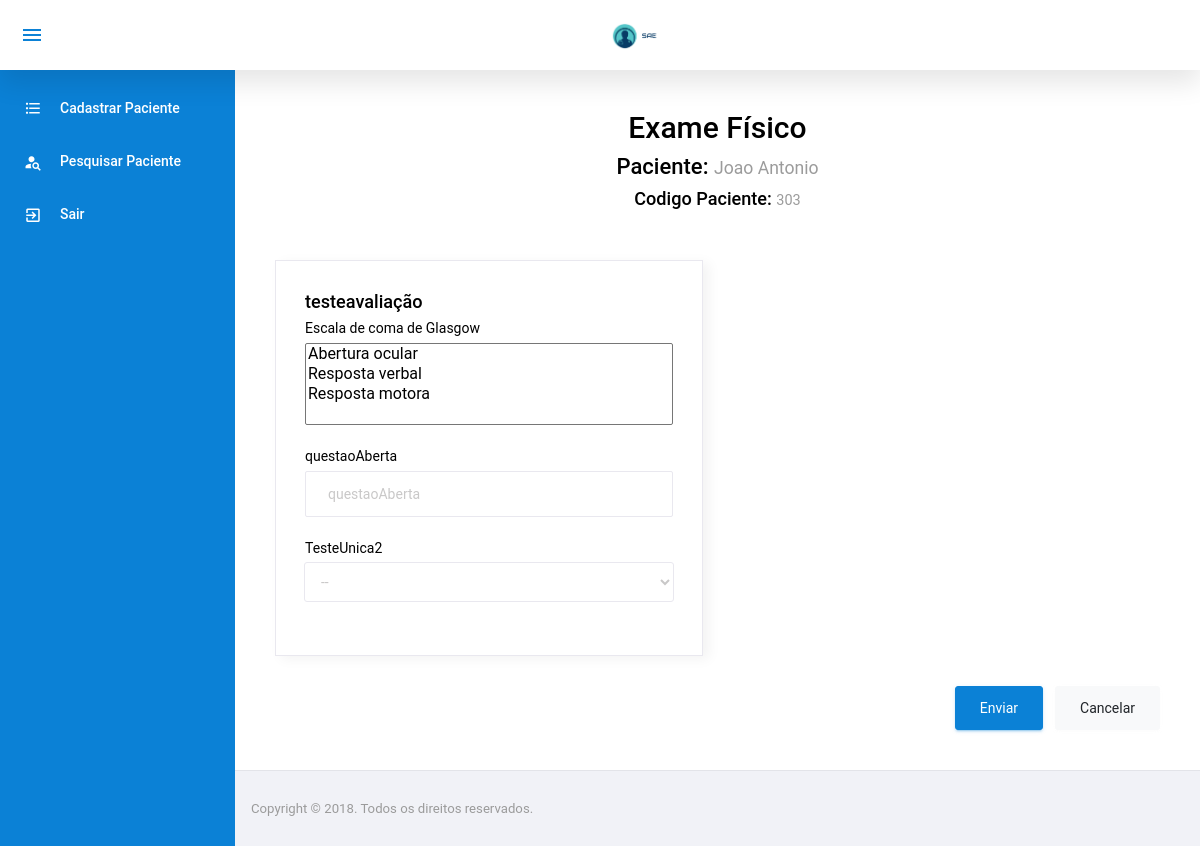
The app's page /exameFisico/ExameFisico.php?idPaciente=34 (signed in) with its own data.
### tables this page shows
CREATE TABLE `paciente` (
  `IdPaciente` int(11) NOT NULL,
  `Nome` varchar(100) NOT NULL,
  `IdUnidadeInternacao` tinyint(4) NOT NULL,
  `IdTipoPaciente` tinyint(4) NOT NULL,
  `CodigoPaciente` int(11) NOT NULL
);

CREATE TABLE `formulario` (
  `IdFormulario` int(11) NOT NULL,
  `Descricao` varchar(100) NOT NULL
);

CREATE TABLE `avaliacao` (
  `IdAvaliacao` int(11) NOT NULL,
  `Descricao` varchar(100) NOT NULL
);

CREATE TABLE `aplicacao` (
  `IdAplicacao` int(11) NOT NULL,
  `IdAvaliacao` int(11) NOT NULL,
  `IdFormulario` int(11) NOT NULL
);

CREATE TABLE `questao` (
  `IdQuestao` int(11) NOT NULL,
  `IdTipoQuestao` tinyint(4) NOT NULL,
  `Descricao` varchar(300) NOT NULL,
  `PossuiOutro` char(1) NOT NULL
);

CREATE TABLE `avaliacaoquestao` (
  `IdQuestao` int(11) NOT NULL,
  `IdAvaliacao` int(11) NOT NULL
);

### config/BD.php (called while the page is built, shortened)
<?php
	class BancoDados{
		public static function obterConexao(){
			if(isset($conexao) == false){
				$conexao = new PDO("mysql:dbname=u989534060_sae;host=localhost","root","",array(PDO::MYSQL_ATTR_INIT_COMMAND => "SET NAMES utf8"));
				$conexao->setAttribute(PDO::ATTR_ERRMODE, PDO::ERRMODE_EXCEPTION);
			}
			return $conexao;
		}
	}
?>

### model/PacienteModel.php (called while the page is built, shortened)
<?php
	require_once $_SERVER["DOCUMENT_ROOT"] . "/sae/config/BD.php";
	class PacienteModel{
		private $bd;
		 function __construct(){
		 	$this->bd = BancoDados::obterConexao();
		 }
         public function listarID($idPaciente){
            $listarUm = $this->bd->prepare("SELECT * from paciente where idPaciente = :idPaciente");
            $listarUm->bindParam(":idPaciente", $idPaciente, PDO::PARAM_INT);
            $listarUm->execute();
            $res = $listarUm->fetch(PDO::FETCH_ASSOC);
            return $res;
         }
	}
?>

### model/FormularioModel.php (called while the page is built, shortened)
<?php
	require_once $_SERVER["DOCUMENT_ROOT"] . "/sae/config/BD.php";
	class FormularioModel{
		private $bd;
		 function __construct(){
		 	$this->bd = BancoDados::obterConexao();
		 }
		 public function listarTodasAvaliacoes($idFormulario){
			$listarTodasAvaliacoes = $this->bd->query("SELECT * FROM formulario INNER JOIN aplicacao ON aplicacao.IdFormulario = formulario.IdFormulario
										INNER JOIN avaliacao on avaliacao.IdAvaliacao = aplicacao.IdAvaliacao
										INNER JOIN avaliacaoquestao on avaliacaoquestao.IdAvaliacao = avaliacao.IdAvaliacao
										WHERE formulario.IdFormulario = " . $idFormulario . "  GROUP BY avaliacao.Descricao");
			$res = $listarTodasAvaliacoes->fetchAll(PDO::FETCH_ASSOC);
			return $res;
		}
	}
?>

### model/FormularioAvaliacaoModel.php (called while the page is built, shortened)
<?php
	require_once $_SERVER["DOCUMENT_ROOT"] . "/sae/config/BD.php";
	class FormularioAvaliacaoModel{
		private $bd;
		 function __construct(){
		 	$this->bd = BancoDados::obterConexao();
		 }
		 public function listarTodasQuestoesAplicacao($idAplicacao){
			$listarTodasQuestoesAplicacao = $this->bd->query("SELECT * FROM aplicacao
			INNER JOIN avaliacao ON avaliacao.IdAvaliacao = aplicacao.IdAvaliacao
			INNER JOIN avaliacaoquestao ON avaliacaoquestao.IdAvaliacao = avaliacao.IdAvaliacao
			INNER JOIN questao ON questao.IdQuestao = avaliacaoquestao.IdQuestao WHERE aplicacao.IdAplicacao = " . $idAplicacao);
			$res = $listarTodasQuestoesAplicacao->fetchAll(PDO::FETCH_ASSOC);
			return $res;
		 }
	}
?>

### model/QuestaoModel.php (called while the page is built, shortened)
<?php
	require_once $_SERVER["DOCUMENT_ROOT"] . "/sae/config/BD.php";
	class QuestaoModel{
		private $bd;
		 function __construct(){
		 	$this->bd = BancoDados::obterConexao();
		 }
		public function listarAfirmativas($idQuestao){
			$listarAfirmativas = $this->bd->query("SELECT * from questaoafirmativa WHERE idQuestao = " . $idQuestao);
			$listarAfirmativas->bindParam(":idQuestao", $idQuestao);
			$res = $listarAfirmativas->fetchAll(PDO::FETCH_ASSOC);
			return $res;
		}
		public function listarID($idQuestao){
            $listarUm = $this->bd->prepare("SELECT * from questao where idQuestao = :idQuestao");
            $listarUm->bindParam(":idQuestao", $idQuestao, PDO::PARAM_INT);
            $listarUm->execute();
            $res = $listarUm->fetch(PDO::FETCH_ASSOC);
            return $res;
         }
	}
?>

### model/AfirmativaModel.php (called while the page is built, shortened)
<?php
	require_once $_SERVER["DOCUMENT_ROOT"] . "/sae/config/BD.php";
	class AfirmativaModel{
		private $bd;
		 function __construct(){
		 	$this->bd = BancoDados::obterConexao();
		 }
         public function listarID($idAfirmativa){
            $listarUm = $this->bd->prepare("SELECT * from afirmativa where idAfirmativa = :idAfirmativa");
            $listarUm->bindParam(":idAfirmativa", $idAfirmativa, PDO::PARAM_INT);
            $listarUm->execute();
            $res = $listarUm->fetch(PDO::FETCH_ASSOC);
            return $res;
         }
	}
?>

### exameFisico/ExameFisico.php (the view, shortened to what this page needs)
<!DOCTYPE html>
<html lang="pt-br">
<?php
  include $_SERVER["DOCUMENT_ROOT"] . "/sae/template/header.php";
  require_once $_SERVER["DOCUMENT_ROOT"]	. "/sae/model/PacienteModel.php";
  require_once $_SERVER["DOCUMENT_ROOT"]	. "/sae/model/FormularioModel.php";
  require_once $_SERVER["DOCUMENT_ROOT"] . "/sae/model/QuestaoModel.php";
  require_once $_SERVER["DOCUMENT_ROOT"] . "/sae/model/FormularioAvaliacaoModel.php";
  require_once $_SERVER["DOCUMENT_ROOT"] . "/sae/model/AfirmativaModel.php";
    if (isset($_GET["idPaciente"])) {
      $idPaciente = $_GET["idPaciente"];
    }else{
        header('Location: ../paciente/PesquisarPaciente.php');
    }
    $afirmativa = new AfirmativaModel();
    $questaoModel = new  QuestaoModel();
    $formularioModel = new FormularioModel();
    $pacienteModel = new PacienteModel();
    $formularioAvaliacao = new FormularioAvaliacaoModel();
    $resPaciente = $pacienteModel->listarID($idPaciente);
?>
<body>
  <div class="container-scroller">
    <?php require '../template/menuENF.php'; ?>
      <div class="main-panel">
        <div class="content-wrapper">
          <div class="row">
            <div class="col-md-12">
              <h1 class="text-center align-items-center justify-content-center d-block ">Exame Físico</h1>
              <h4 class="text-center">Paciente: <small class="text-muted"><?php echo $resPaciente["Nome"];?></small> </h4>
              <h5 class="text-center tituloExame">Codigo Paciente: <small class="text-muted"><?php echo $resPaciente["CodigoPaciente"];?></small> </h5>
            </div>
            <?php
            $idTipoPaciente = $resPaciente["IdTipoPaciente"];
            if($idTipoPaciente == 3){
              $idFormulario = 10;
            }else if($idTipoPaciente == 2){
              $idFormulario = 11;
            }else if($idTipoPaciente == 1){
                $idFormulario = 12;
            }else{
                header('Location: ../paciente/PesquisarPaciente.php');
            }
            $resSelectAvaliacao = $formularioModel->listarTodasAvaliacoes($idFormulario);
            foreach($resSelectAvaliacao as $avaliacao){
            ?>
            <div class="col-md-6 grid-margin stretch-card">
              <div class="card">
                <div class="card-body">
                  <h5><?php echo $avaliacao['Descricao'];?></h5>
                  <form action="../controller/ExameFisicoController.php?acao=cadastrardados&idPaciente=<?php echo $idPaciente;?>&idTipoPaciente=<?php echo $idTipoPaciente;?>" method="post" class="forms-sample">
                    <?php
                    $resFormAvaliacao = $formularioAvaliacao->listarTodasQuestoesAplicacao($avaliacao['IdAplicacao']);
                    foreach($resFormAvaliacao as $avalQuest){
                        $resQuestao = $questaoModel->listarID($avalQuest['IdQuestao']);
                        if($resQuestao['IdTipoQuestao'] == 1){
                          ?>
                          <div class="form-group">
                            <label for="input"><?php echo $resQuestao['Descricao'];?></label>
                            <input type="text" class="form-control"
                            <?php echo "name=" . $avalQuest['IdAplicacao'] . ';' . $avalQuest['IdAvaliacao'] . ';' . $avalQuest['IdQuestao']  . ';' . $avalQuest['IdTipoQuestao']  . "";
                                  echo " placeholder=" . $avalQuest['Descricao'];
                            ?>
                            >
                          </div>
                          <?php
                        }
                          if($resQuestao['IdTipoQuestao'] == 2){
                            ?>
                            <div class="form-group">
                              <label for="selectAtividade"><?php echo $resQuestao['Descricao'];?></label>
                              <select class="form-control" <?php echo "name=" . $avalQuest['IdAplicacao'] . ';' . $avalQuest['IdAvaliacao'] . ';' . $avalQuest['IdQuestao']  . ';' . $avalQuest['IdTipoQuestao']  . "";?>>
                                <option> -- </option>
                              </select>
                            </div>
                            <?php
                          }
                          if($resQuestao['IdTipoQuestao'] == 3){
                            $resAfirmativa = $questaoModel->listarAfirmativas($resQuestao['IdQuestao']);
                            ?>
                            <div class="form-group">
                              <label for="selectAtividade"><?php echo $resQuestao['Descricao'];?></label>
                              <select class="js-example-basic-multiple w-100" multiple="multiple" <?php echo "name=" . $avalQuest['IdAplicacao'] . ';' . $avalQuest['IdAvaliacao'] . ';' . $avalQuest['IdQuestao']  . ';' . $avalQuest['IdTipoQuestao']  . "[]";?>>
                              <?php foreach($resAfirmativa as $afirm){
                              $resAfirmativaDescricao = $afirmativa->listarID($afirm['IdAfirmativa']); ?>
                                <option value="<?php echo $resAfirmativaDescricao['IdAfirmativa'];?>"><?php echo $resAfirmativaDescricao['Descricao'];?></option>
                              <?php } ?>
                              </select>
                            </div>
                            <?php
                            }
                            ?>
                          <?php
                        }
                        ?>
                </div>
              </div>
            </div>
            <?php } ?>
            <div class="col-md-12 text-right">
                    <button type="submit" class="text-right btn btn-primary mr-2">Enviar</button>
                    <button class="text-right btn btn-light">Cancelar</button>
            </div>
          </div>
        </div>
        <?php require '../template/footer.php';?>
      </div>
    </div>
  </div>
</body>
</html>

### records on screen
paciente: Nome "Joao Antonio", CodigoPaciente "303"
formulario: avaliacao.Descricao "testeavaliação"
aplicacao: questao.Descricao "Escala de coma de Glasgow", IdAplicacao.IdTipoQuestao "Abertura ocular / Resposta verbal / Resposta motora", questao.Descricao "questaoAberta", Descricao "questaoAberta", questao.Descricao "TesteUnica2", IdAplicacao.IdTipoQuestao "--"
